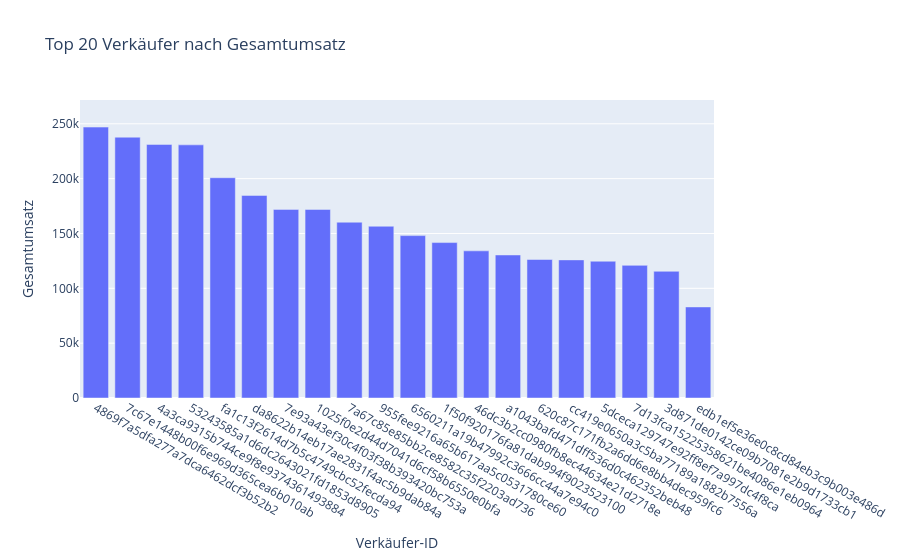

The code cell stored with this chart in its notebook:
### Markdown cell above
### Top 20 Verkäufer nach Gesamtumsatz
- Der höchste Wert liegt bei 247007.1 BRL.
- Die höchsten 4 liegen bei mindestens 230797 BRL.
- Danach nehmen die Umsätze kontinuierlich ab.

### Code cell
draw_sales_volume_per_seller_id()

### Figure 1 — Plotly figure (JSON) as saved in the notebook; plotly's stock layout.template omitted (floating-point values rounded to 4 significant figures)
{"data": [{"hovertemplate": "Verkäufer-ID=%{x}<br>Gesamtumsatz=%{y}<extra></extra>", "legendgroup": "", "marker": {"color": "#636efa", "pattern": {"shape": ""}}, "name": "", "orientation": "v", "showlegend": false, "textposition": "auto", "type": "bar", "x": ["4869f7a5dfa277a7dca6462dcf3b52b2", "7c67e1448b00f6e969d365cea6b010ab", "4a3ca9315b744ce9f8e9374361493884", "53243585a1d6dc2643021fd1853d8905", "fa1c13f2614d7b5c4749cbc52fecda94", "da8622b14eb17ae2831f4ac5b9dab84a", "7e93a43ef30c4f03f38b393420bc753a", "1025f0e2d44d7041d6cf58b6550e0bfa", "7a67c85e85bb2ce8582c35f2203ad736", "955fee9216a65b617aa5c0531780ce60", "6560211a19b47992c3666cc44a7e94c0", "1f50f920176fa81dab994f9023523100", "46dc3b2cc0980fb8ec44634e21d2718e", "a1043bafd471dff536d0c462352beb48", "620c87c171fb2a6dd6e8bb4dec959fc6", "cc419e0650a3c5ba77189a1882b7556a", "5dceca129747e92ff8ef7a997dc4f8ca", "7d13fca15225358621be4086e1eb0964", "3d871de0142ce09b7081e2b9d1733cb1", "edb1ef5e36e0c8cd84eb3c9b003e486d"], "xaxis": "x", "y": [247000.0, 237800.0, 231200.0, 230800.0, 200800.0, 184700.0, 172000.0, 171900.0, 160300.0, 156600.0, 148100.0, 141700.0, 134200.0, 130400.0, 126300.0, 125900.0, 124700.0, 120900.0, 115500.0, 83030.0], "yaxis": "y"}], "layout": {"barmode": "relative", "legend": {"tracegroupgap": 0}, "title": {"text": "Top 20 Verkäufer nach Gesamtumsatz"}, "xaxis": {"anchor": "y", "domain": [0, 1], "title": {"text": "Verkäufer-ID"}}, "yaxis": {"anchor": "x", "domain": [0, 1], "range": [0, 271700.0], "title": {"text": "Gesamtumsatz"}}}}
